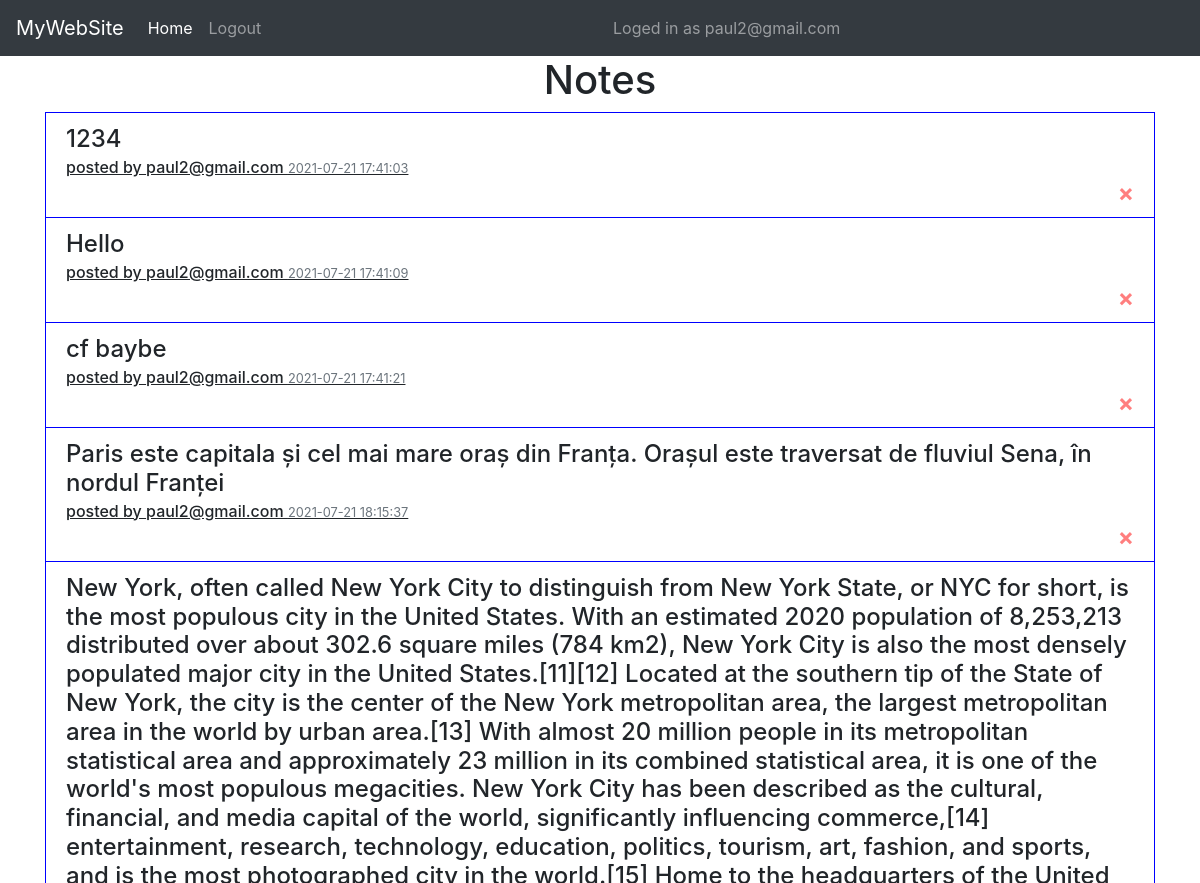
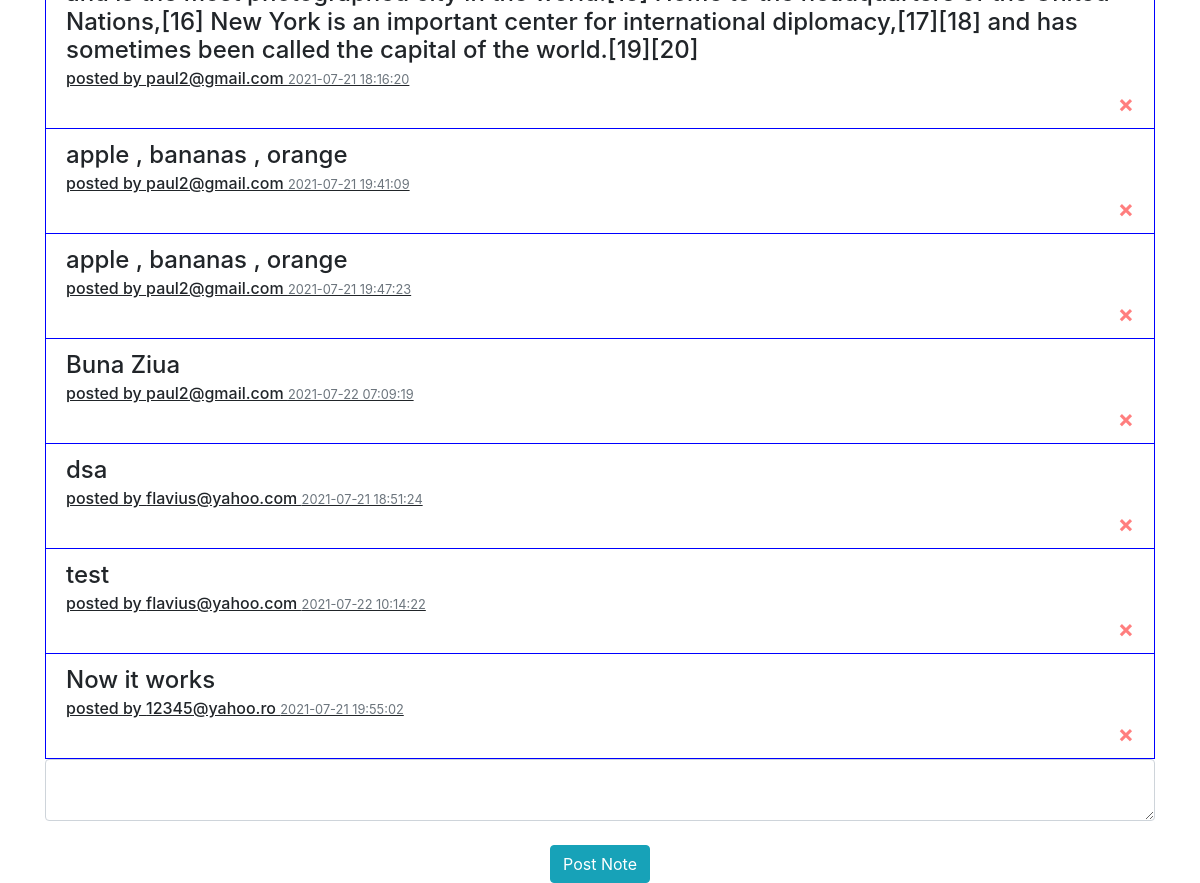
The app's page / (signed in) with its own data (2 pictures, top to bottom).
### website/models.py (models this page shows)
class User(db.Model , UserMixin ):
    id = db.Column(db.Integer, primary_key=True)
    email = db.Column(db.String(100), unique=True)
    password = db.Column(db.String(50))
    first_name = db.Column(db.String(100))
    phone = db.column(db.Integer())
    notes = db.relationship('Note')

class Note(db.Model):
    id = db.Column(db.Integer, primary_key=True)
    data = db.Column(db.String(10000))
    date = db.Column(db.DateTime(timezone=True),default=func.now())
    user_id = db.Column(db.Integer, db.ForeignKey('user.id'))

### website/views.py (the view, shortened to what this page needs)
@views.route('/',methods=['GET','POST'])
@login_required
def home():
    return render_template("home.html",users = User.query.all())

### website/__init__.py (called while the page is built)
def create_app():
    app = Flask(__name__)
    app.config['SECRET_KEY'] = 'fsafsafsaf'
    app.config['SQLALCHEMY_DATABASE_URI'] = f'sqlite:///{DB_NAME}'
    db.init_app(app)
    from .views import  views
    from .auth import  auth
    app.register_blueprint(views, url_prefix='/')
    app.register_blueprint(auth, url_prefix='/')
    from .models import User, Note
    create_database(app)
    login_manager = LoginManager()
    login_manager.login_view = 'auth.login'
    login_manager.init_app(app)
    @login_manager.user_loader
    def load_user(id):
        return User.query.get(int(id))
    return app

### website/templates/home.html (shortened to what this page needs)
{% extends "base.html" %}
{% block content%}
<h1 align="center">Notes</h1>
<ul class="list-group list-group-flush" id="notes">
    {%for user in users %}
        {% for note in user.notes%}
        <li style="border:1px solid blue;" class="list-group-item">
            <h4 class="mb-1">{{ note.data }}</h4>
            <h6  style="text-decoration: underline;"  class="mb-1">posted by {{ user.email }}
            <small class="text-muted">{{ note.date }}</small>
                </h6>
            <button type="button" class="close" onClick="deleteNote({{ note.id }})">
      <span style="color: red;" aria-hidden="true">&times;</span>
    </button>
        </li>
        {% endfor %}
    {% endfor %}
</ul>
<form method="POST">
<textarea name="note" id="note" class="form-control"></textarea>
    <br />
<div align="center">
    <button type="submit" class="btn btn-info">Post Note</button>
</div>
</form>
{% endblock%}

### website/templates/base.html (shortened to what this page needs)
<!DOCTYPE html>
<html lang="en">
<head>
     <link
      rel="stylesheet"
      href="https://stackpath.bootstrapcdn.com/bootstrap/4.4.1/css/bootstrap.min.css"
    />
    <link
      rel="stylesheet"
      href="https://stackpath.bootstrapcdn.com/font-awesome/4.7.0/css/font-awesome.min.css"
    />
    <link href="//maxcdn.bootstrapcdn.com/bootstrap/4.1.1/css/bootstrap.min.css" rel="stylesheet" id="bootstrap-css">
</head>
<body>
<nav class="navbar navbar-expand-lg navbar-dark bg-dark">
  <a class="navbar-brand" href="/">MyWebSite</a>
  <div class="collapse navbar-collapse" id="navbarSupportedContent">
    <ul class="navbar-nav mr-auto">
        {% if current_user.is_authenticated %}
      <li class="nav-item active">
        <a class="nav-link" href="/">Home </a>
      </li>
        <li class="nav-item">
        <a class="nav-link" href="/logout">Logout</a>
      </li>
        {% endif %}
    </ul>
     {% if current_user.is_authenticated %}
        <ul class="navbar-nav mr-auto">
            <li class="nav-item">
        <a  class="nav-link">Loged in as {{ current_user.email}}</a>
      </li>
        </ul>
      {% endif %}
  </div>
</nav>
 <div class="container">{% block content %} {% endblock %}</div>
</body>
</html>

### records on screen
User: email "paul2@gmail.com"
Note: data "1234", date "2021-07-21 17:41:03"
Note: data "Hello", date "2021-07-21 17:41:09"
Note: data "cf baybe", date "2021-07-21 17:41:21"
Note: data "Paris este capitala și cel mai mare oraș din Franța. Orașul este traversat de fluviul Sena, în nordul Franței", date "2021-07-21 18:15:37"
Note: data "New York, often called New York City to distinguish from New York State, or NYC for short, is the most populous city in the United States. With an estimated 2020 population of 8,253,213 distributed over about 302.6 square miles (784 km2), New York City is also the most densely populated major city in the United States.[11][12] Located at the southern tip of the State of New York, the city is the center of the New York metropolitan area, the largest metropolitan area in the world by urban area.[13] With almost 20 million people in its metropolitan statistical area and approximately 23 million in its combined statistical area, it is one of the world's most populous megacities. New York City…", date "2021-07-21 18:16:20"
Note: data "apple , bananas , orange", date "2021-07-21 19:41:09"
Note: data "apple , bananas , orange", date "2021-07-21 19:47:23"
Note: data "Buna Ziua", date "2021-07-22 07:09:19"
User: email "flavius@yahoo.com"
Note: data "dsa", date "2021-07-21 18:51:24"
Note: data "test", date "2021-07-22 10:14:22"
User: email "12345@yahoo.ro"
Note: data "Now it works", date "2021-07-21 19:55:02"
